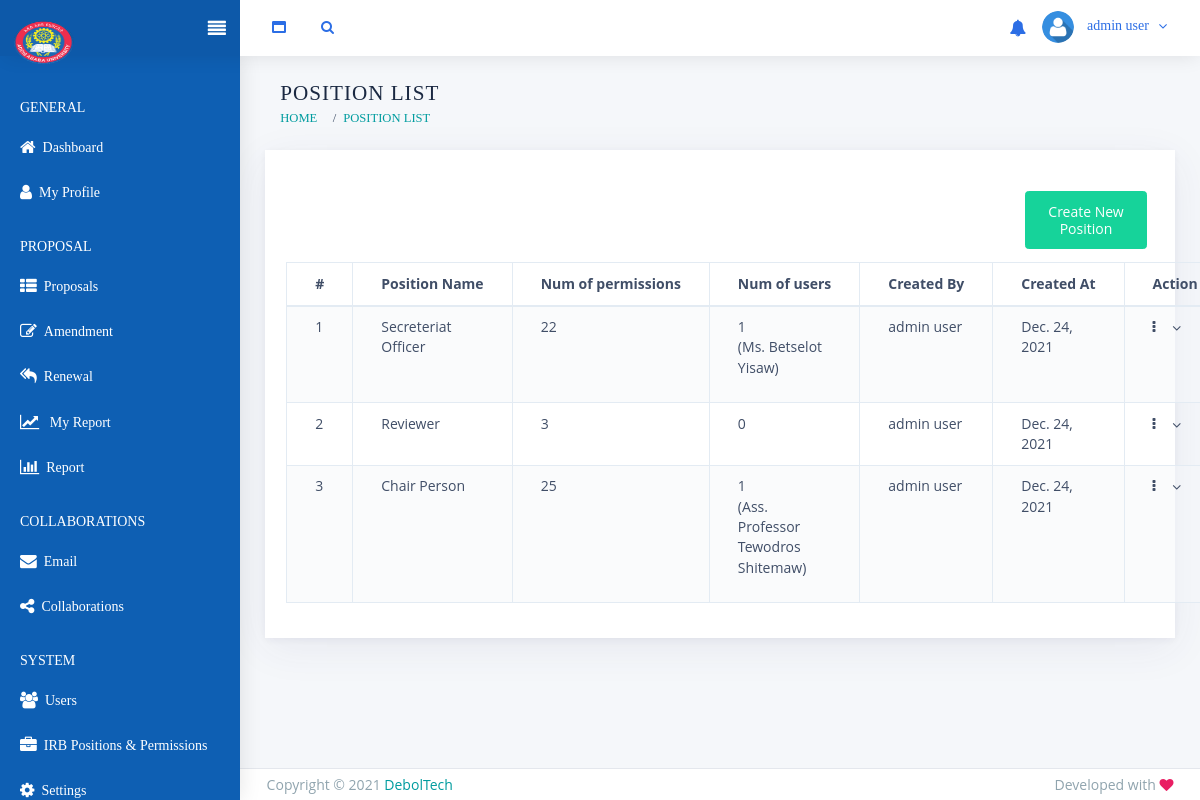
The page /home/position_list/ (signed in) on the database its author committed.
### accounts/models.py (models this page shows, shortened)
class UserAccount(AbstractBaseUser, PermissionsMixin):
    email = models.EmailField(verbose_name="Email Field", unique=True)
    title = models.ForeignKey(Title, on_delete=models.CASCADE, blank=True, null=True, help_text="Your professional title, if any.")
    first_name = models.CharField(verbose_name="First Name", max_length=150, validators = [MinLengthValidator(2)])
    last_name = models.CharField(verbose_name="Last Name", max_length=150, validators = [MinLengthValidator(2)])
    full_name = models.CharField(verbose_name="Full Name", max_length=300, blank=True, editable=False,
                help_text=" This is a system generated value, since it is mostly used it's better to store it once and access it without"
                            "evaluating it for every page, cz when evaluated another sql query is need to fetch the name of the title. (not fair!) " )
    phone_number = models.CharField(max_length=150, blank=True, default="", null=True )
    sex = models.CharField(choices=GENDERS, max_length=6, blank=True)
    profile_image = models.ImageField(upload_to = 'Accounts/ProfileImages', blank = True,
                                    validators =[FileExtensionValidator(allowed_extensions=allowed_image_extensions)] )
    is_active = models.BooleanField(default=False,help_text=('Designates whether this user should be treated as active. '),)
    status = models.IntegerField(default = 0, choices=USER_STATUS, help_text= "Identifies the status of each user")
    is_staff = models.BooleanField(default=False)
    is_customer = models.BooleanField(default=False)
    position = models.ForeignKey(Position, on_delete=models.SET_NULL, blank=True, null=True)
    date_joined = models.DateTimeField( auto_now_add=True, editable=False)
    created_by = models.ForeignKey('self', blank=True, null=True, on_delete=models.CASCADE, help_text=('If a user is created by another user'))
    objects = UserAccountManager()
    EMAIL_FIELD = 'email'
    USERNAME_FIELD = 'email'
    REQUIRED_FIELDS = ['first_name', 'last_name']
    def __str__(self):
        return self.full_name
    class Meta:
        verbose_name = 'User Account'
        verbose_name_plural = 'User Accounts'
        ordering=('-date_joined',)
    def get_position_permissions(self, obj=None):
        permissions = set()
        if self.position:
            perms = self.position.permissions.values_list('content_type__app_label', 'codename').order_by()
            permissions.update({"%s.%s" % (ct, name) for ct, name in perms})
        return permissions
    def get_all_permissions(self, obj=None):
        default = _user_get_permissions(self, obj, 'user') #django's default return value, then add the permission owned by his position
        default.update(self.get_position_permissions())
        return default

class Position(models.Model):
    name = models.CharField(verbose_name='IRB Position', max_length=200, unique=True) # same as the group name
    permissions = models.ManyToManyField(Permission,verbose_name='permissions',blank=True)
    created_by = models.CharField(max_length=100, default="System", help_text="The Name of user who created the position, default is system")
    created_date = models.DateTimeField(auto_now_add=True)
    last_updated_date = models.DateTimeField(auto_now=True)
    class Meta:
        verbose_name_plural = 'IRB Positions'

### accounts/utils.py (the view)
        def wrap(request,*args,**kwargs):
            if not request.user.is_authenticated:
                return redirect("accounts:login")
            elif not staff_is_active(request.user):
                raise PermissionDenied
            else:
                return view_func(request,*args,**kwargs)

### templates/irb/position_list.html (shortened to what this page needs)
{% extends 'staff/base.html' %}
{% load static %}
{% block style %}
<link rel="stylesheet" type="text/css" href="{% static 'staff/vendors/css/tables/datatable/datatables.min.css' %}">
<link rel="stylesheet" type="text/css" href="{% static 'staff/vendors/css/tables/extensions/buttons.dataTables.min.css' %}">
<link rel="stylesheet" type="text/css" href="{% static 'staff/vendors/css/tables/datatable/buttons.bootstrap4.min.css' %}">
{% endblock %}
{% block title %} Position List {% endblock %}
{% block breadcrumb %}
    <li class="breadcrumb-item active"><a href="#">Position List</a></li>
{% endblock %}
{% block content  %}
      <div class="content-body">
          <section id="html5">
              <div class="row">
                  <div class="col-12">
                      <div class="card">
                          <div class="card-header mt-4 ">
                            <div class="heading-elements mt-2 col-2 ">
                                <a href="{% url 'irb:position_create' %}"><button class="btn btn-success col-12">Create New Position</button></a>
                            </div>
                          </div>
                          <div class="card-content ">
                              <div class="card-body card-dashboard">
                                  <table class="table table-striped table-bordered dataex-html5-export">
                                      <thead>
                                          <tr>
                                              <th>#</th>
                                              <th>Position Name</th>
                                              <th>Num of permissions</th>
                                              <th>Num of users</th>
                                              <th>Created By</th>
                                              <th>Created At</th>
                                              <th>Action</th>
                                          </tr>
                                      </thead>
                                      <tbody>
                                        {% for pos in positions %}
                                        <tr>
                                            <td>{{forloop.counter}}</td>
                                            <td>{{pos.name}}</td>
                                            <td>{{pos.permissions.count}}</td>
                                            <td>{{pos.useraccount_set.count}}
                                                {% if pos.useraccount_set.count == 1 %}
                                                   <p class="text-muted"> ({{pos.useraccount_set.first|truncatechars_html:40}})</p>
                                                {% endif %}
                                            </td>
                                            <td>{{pos.created_by}}</td>
                                            <td>{{pos.created_date.date}}</td>
                                            <td>
                                                <span class="dropdown">
                                                    <a id="btnSearchDrop31" data-toggle="dropdown" aria-haspopup="true" aria-expanded="true" class="dropdown-toggle dropdown-menu-right"><i
                                                        class="fa fa-ellipsis-v"></i>
                                                    </a>
                                                </span>
                                            </td>
                                        </tr>
                                        {% endfor %}
                                      </tbody>
                                  </table>
                              </div>
                          </div>
                      </div>
                  </div>
              </div>
          </section>
      </div>
{% endblock %}

### templates/staff/base.html (shortened to what this page needs)
{% load static %}
<!DOCTYPE html>
<html class="loading" lang="en" data-textdirection="ltr">
<head>
   {% include 'staff/head.html' %}
   {% block style %}
    {% endblock %}
</head>
  <body class="vertical-layout vertical-menu-modern 2-columns   fixed-navbar" data-open="click" data-menu="vertical-menu-modern" data-col="2-columns">
   {% include 'staff/header.html' %}
    <div class="main-menu menu-fixed menu-dark menu-accordion menu-shadow" data-scroll-to-active="true">
      <div class="main-menu-content" style="margin-bottom: 40px;">
        <ul class="navigation navigation-main " id="main-menu-navigation" data-menu="menu-navigation" style="margin-top: 20px; margin-bottom: 200px;">
          <li class=" navigation-header"><span>General</span></li>
          <li class=" nav-item">
            <a href="{% url 'irb:home' %}"><i class="fa fa-home"></i><span class="menu-title" >Dashboard</span></a>
          </li>
          <li class=" nav-item">
            <a href="{% url 'accounts:my_profile' %}"><i class="fa fa-user"></i><span class="menu-title" >My Profile</span></a>
          </li>
          <li class=" navigation-header"><span>Proposal</span></li>
          <li class=" nav-item">
            <a href="#">
              <i class="fa fa-th-list"></i><span class="menu-title" >Proposals</span>
            </a>
          </li>
          <li class=" nav-item {% block amendment %} {% endblock %}">
            <a href="#">
              <i class="fa fa-edit"></i><span class="menu-title" >Amendment</span>
            </a>
          </li>
          <li class=" nav-item {% block renewal_tab %} {% endblock %}">
            <a href="#">
              <i class="fa fa-reply-all"></i><span class="menu-title" >Renewal</span>
            </a>
          </li>
          <li class=" nav-item">
            <a href="#"><i class="fa fa-line-chart"></i><span class="menu-title" > My Report</span></a>
          </li>
          {% if user.is_staff %}
              <li class=" nav-item">
                <a href="#">
                  <i class="fa fa-bar-chart"></i><span class="menu-title" >Report</span>
                </a>
              </li>
              <li class=" navigation-header"><span>Collaborations</span></li>
              <li class=" nav-item">
                <a href="{% url 'irb:email' %}"><i class="fa fa-envelope"></i><span class="menu-title" title="Send email to one or many users, (uses your login email) ">Email</span></a>
              </li>
              <li class=" nav-item"><a href="#"><i class="fa fa-share-alt"></i><span class="menu-title" >Collaborations</span></a>
              </li>
          {% endif %}
          {% if 'irb.can_list_user' in irb_perms %}
            <li class=" navigation-header"><span>System</span></li>
            <li class=" nav-item"><a href="#"><i class="fa fa-users"></i><span class="menu-title" >Users</span></a>
            </li>
          {% endif %}
          {% if 'irb.can_manage_permission' in irb_perms %}
            <li class=" nav-item">
              <a href="{% url 'irb:position_list' %}"><i class="fa fa-briefcase"></i><span class="menu-title" >IRB Positions & Permissions</span></a>
            </li>
          {% endif %}
          {% if 'irb.can_list_configuration' in irb_perms %}
            <li class=" nav-item">
              <a href="{% url 'irb:position_list' %}"><i class="fa fa-cog"></i><span class="menu-title" >Settings</span></a>
            </li>
          {% endif %}
        </ul>
      </div>
    </div>
    <div class="app-content content">
      <div class="content-wrapper">
        <div class="content-header-left col-md-6 col-12 mb-2">
          <h3 class="content-header-title mb-0">{% block title %}{% endblock %}</h3>
          <div class="row breadcrumbs-top">
            <div class="breadcrumb-wrapper col-12">
              <ol class="breadcrumb">
                <li class="breadcrumb-item"><a href="{% url 'irb:home' %}">Home</a></li>
                {% block breadcrumb %} {% endblock %}
              </ol>
            </div>
          </div>
        </div>
        <div class="content-body">
         {% block content %}
         {% endblock %}
        </div>
      </div>
    </div>
    <footer class="footer footer-static footer-light navbar-border">
      <p class="clearfix blue-grey lighten-2 text-sm-center mb-0 px-2"><span class="float-md-left d-block d-md-inline-block">Copyright  &copy; 2021 <a class="text-bold-800 grey darken-2" href="#" target="_blank">DebolTech</a></span><span class="float-md-right d-none d-lg-block">Developed with <i class="fa fa-heart pink"></i></span></p>
    </footer>
  </body>
</html>

### templates/staff/head.html (shortened to what this page needs)
{% load static %}
 <link rel="stylesheet" type="text/css" href="{% static 'staff/vendors/css/vendors.min.css' %}">
<link rel="stylesheet" type="text/css" href="{% static 'staff/css/bootstrap.min.css' %}">
<link rel="stylesheet" type="text/css" href="{% static 'staff/css/bootstrap-extended.min.css' %}">
<link rel="stylesheet" type="text/css" href="{% static 'staff/vendors/css/tables/datatable/datatables.min.css' %}">
<link rel="stylesheet" type="text/css" href="{% static 'staff/css/colors.min.css' %}">
<link rel="stylesheet" type="text/css" href="{% static 'staff/css/components.min.css' %}">
<link rel="stylesheet" type="text/css" href="{% static 'staff/css/core/palette-gradient-vertical-menu-modern.min.css' %}">
<link rel="stylesheet" type="text/css" href="{% static 'staff/fonts/font-awesome/css/font-awesome.min.css' %}">

### templates/staff/header.html (shortened to what this page needs)
{%load static %}
<nav class="header-navbar navbar-expand-lg navbar navbar-with-menu fixed-top navbar-semi-dark navbar-shadow">
  <div class="navbar-wrapper">
    <div class="navbar-header">
      <ul class="nav navbar-nav flex-row">
        <li class="nav-item mr-auto"><a class="navbar-brand" href="/"><img class="brand-logo" width="60px" height="50px" alt="stack admin logo" src="{% static 'customer/img/logo.png' %}">
            </a></li>
        <li class="nav-item d-none d-lg-block nav-toggle"><a class="nav-link modern-nav-toggle pr-0" data-toggle="collapse"><i class="toggle-icon fa fa-align-justify  right font-medium-3 white  icon-toggle-right" data-ticon=".icon-toggle-right"></i></a></li>
      </ul>
    </div>
    <div class="navbar-container content">
      <div class="collapse navbar-collapse" id="navbar-mobile">
        <ul class="nav navbar-nav mr-auto float-left">
          <li class="nav-item d-none d-md-block"><a class="nav-link nav-link-expand" href="#"><i class="fa fa-window-maximize"></i></a></li>
          <li class="nav-item nav-search"><a class="nav-link nav-link-search" href="#"><i class="fa fa-search"></i></a>
          </li>
        </ul>
        <ul class="nav navbar-nav float-right">
          <li class="dropdown dropdown-notification nav-item">
            <a class="nav-link nav-link-label" href="#" data-toggle="dropdown">
              <i class="ficon fa fa-bell"></i>
            </a>
          </li>
          <li class="dropdown dropdown-user nav-item">
            <a class="dropdown-toggle nav-link dropdown-user-link" href="#" data-toggle="dropdown">
              <div class="avatar avatar-online" style="width:32px; height: 32px;">
                {% if user.profile_image %}
                  <img  style="width: 32px; height: 32px;" src="{{user.profile_image.url}}" alt="user profile image">
                {% else %}
                 <img style="width: 32px; height: 32px;" src="{% static 'customer/img/user.png' %}" alt="avatar">
                {% endif %}
              </div>
              <span class="user-name">{% if user %} {{user.full_name}} {% endif %}</span>
            </a>
          </li>
        </ul>
      </div>
    </div>
  </div>
</nav>

### rows shown on the page
UserAccount: profile_image (placeholder picture), full_name "admin user"
Position: name "Secreteriat Officer", permissions.count "22", useraccount_set.count "1", useraccount_set.first "Ms. Betselot Yisaw", created_by "admin user", created_date "Dec. 24, 2021"
Position: name "Reviewer", permissions.count "3", useraccount_set.count "0", created_by "admin user", created_date "Dec. 24, 2021"
Position: name "Chair Person", permissions.count "25", useraccount_set.count "1", useraccount_set.first "Ass. Professor Tewodros Shitemaw", created_by "admin user", created_date "Dec. 24, 2021"
